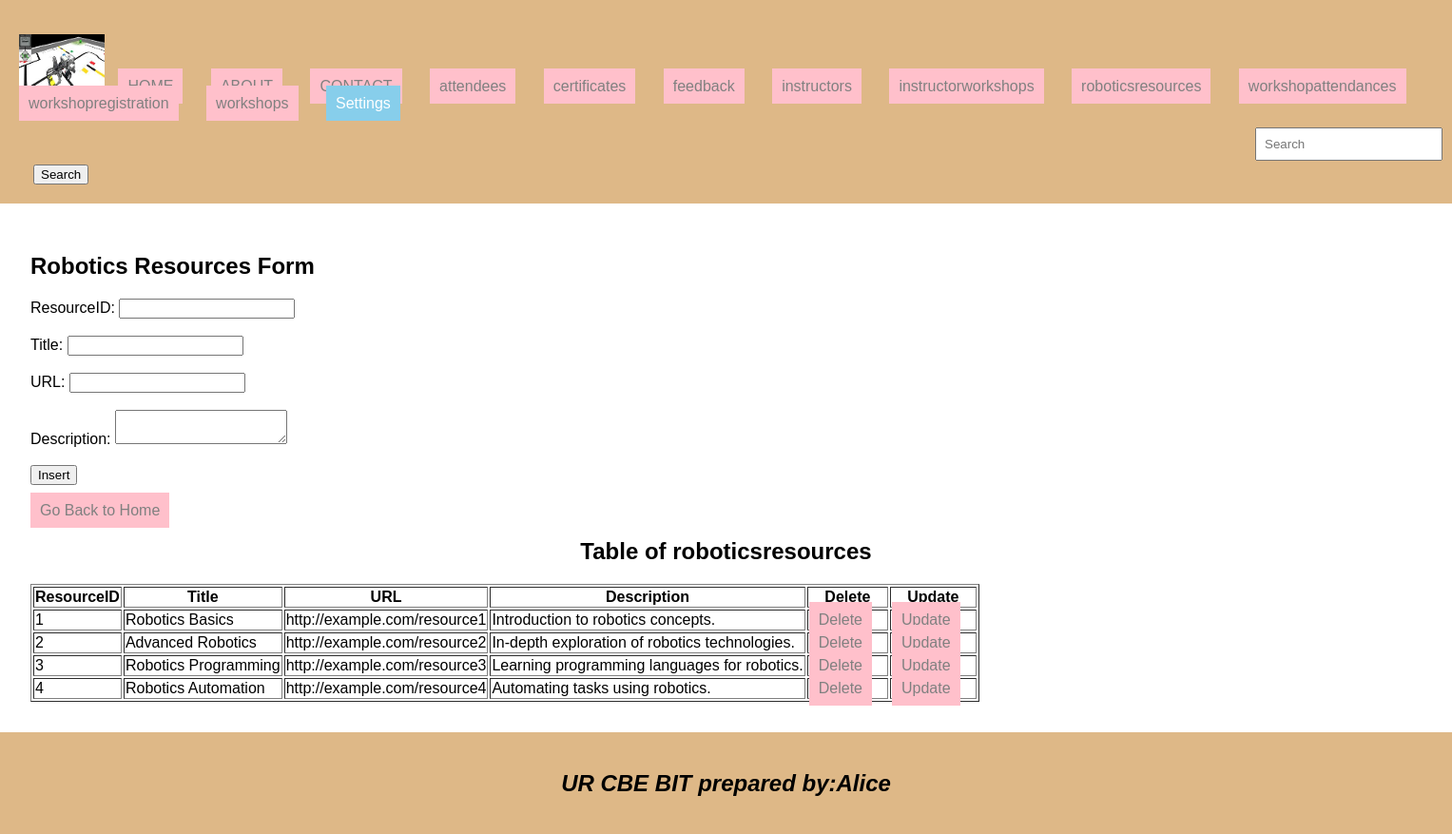
Page /roboticsresources.php on the committed database.
### tables this page shows
CREATE TABLE `roboticsresources` (
  `ResourceID` int(11) NOT NULL,
  `Title` varchar(255) NOT NULL,
  `URL` varchar(255) NOT NULL,
  `Description` text DEFAULT NULL
);

### roboticsresources.php (the view, shortened to what this page needs)
<!DOCTYPE html>
<html lang="en">
<head>
    <link rel="stylesheet" type="text/css" href="style.css" title="style 1" media="screen, tv, projection, handheld, print"/>
</head>
<body>
<header>
     <ul style="list-style-type: none; padding: 0;">
     <li style="display: inline; margin-right: 10px;">
    <img src="./images/images.jpeg" width="90" height="60" alt="Logo">
  </li>
    <li style="display: inline; margin-right: 10px;"><a href="./home.html">HOME</a>
  </li>
    <li style="display: inline; margin-right: 10px;"><a href="./about.html">ABOUT</a>
  </li>
    <li style="display: inline; margin-right: 10px;"><a href="./contact.html">CONTACT</a>
  </li>
    <li style="display: inline; margin-right: 10px;"><a href="./attendees.php">attendees</a>
  </li>
    <li style="display: inline; margin-right: 10px;"><a href="./certificates.php">certificates</a>
  </li>
    <li style="display: inline; margin-right: 10px;"><a href="./feedback.php">feedback</a>
  </li>
    <li style="display: inline; margin-right: 10px;"><a href="./instructors.php">instructors</a>
  </li>
    <li style="display: inline; margin-right: 10px;"><a href="./instructorworkshops.php">instructorworkshops</a>
  </li>
  <li style="display: inline; margin-right: 10px;"><a href="./roboticsresources.php">roboticsresources</a>
  </li>
  <li style="display: inline; margin-right: 10px;"><a href="./workshopattendances.php">workshopattendances</a>
  </li>
  <li style="display: inline; margin-right: 10px;"><a href="./workshopregistration.php">workshopregistration</a>
  </li>
  <li style="display: inline; margin-right: 10px;"><a href="./workshops.php">workshops</a>
  </li>
    <li class="dropdown" style="display: inline; margin-right: 10px;">
      <a href="#" style="padding: 10px; color: white; background-color: skyblue; text-decoration: none; margin-right: 15px;">Settings</a>
        </li>
    </ul>
    <form class="d-flex" role="search" action="search.php">
        <input class="form-control me-2" type="search" placeholder="Search" aria-label="Search" name="query">
        <button class="btn btn-outline-success" type="submit">Search</button>
    </form>
</header>
<section>
    <h1>Robotics Resources Form</h1>
<form method="post" onsubmit="return confirmInsert();">
    <label for="ResourceID">ResourceID:</label>
    <input type="number" id="ResourceID" name="ResourceID" required><br><br>
    <label for="Title">Title:</label>
    <input type="text" id="Title" name="Title" required><br><br>
    <label for="URL">URL:</label>
    <input type="url" id="URL" name="URL" required><br><br>
    <label for="Description">Description:</label>
    <textarea id="Description" name="Description" required></textarea><br><br>
    <input type="submit" name="insert" value="Insert"><br><br>
</form>
<a href="./home.html">Go Back to Home</a>
<center><h2>Table of roboticsresources</h2></center>
<table border="1">
    <tr>
        <th>ResourceID</th>
        <th>Title</th>
        <th>URL</th>
        <th>Description</th>
        <th>Delete</th>
        <th>Update</th>
    </tr>
    <?php
    include('database_connection.php');
    $stmt = $connection->prepare("SELECT * FROM roboticsresources");
    $stmt->execute();
    $result = $stmt->get_result();
    if ($result->num_rows > 0) {
        while ($row = $result->fetch_assoc()) {
            $resourceID = $row["ResourceID"];
            echo "<tr>
                <td>" . $row["ResourceID"] . "</td>
                <td>" . $row["Title"] . "</td>
                <td>" . $row["URL"] . "</td>
                <td>" . $row["Description"] . "</td>
                <td><a href='delete_roboticsresources.php?ResourceID=$resourceID'>Delete</a></td>
                <td><a href='update_roboticsresources.php?ResourceID=$resourceID'>Update</a></td>
            </tr>";
        }
    } else {
        echo "<tr><td colspan='6'>No data found</td></tr>";
    }
    ?>
</table>
</section>
<footer>
    <center>
        <b><h2><i>UR CBE BIT  prepared by:Alice</i></h2></b>
    </center>
</footer>
</body>
</html>

### style.css (style rules this page uses)
body { font-family: Arial, sans-serif; margin: 0; padding: 0; }
header { background-color:burlywood; padding: 20px; }
footer { background-color:burlywood; padding: 20px; }
.dropdown { position: relative; display: inline; margin-right: 10px; }

### roboticsresources.php (style rules this page uses)
a { padding: 10px; color: white; background-color: pink; text-decoration: none; margin-right: 15px; }
a:link { color: grey; }
button.btn { margin-left: 15px; margin-top: 4px; }
input.form-control { margin-left: 1300px; padding: 8px; }
section { padding:32px; }
footer { background-color:burlywood; padding: 20px; }

### rows in the picture
roboticsresources: ResourceID "1", Title "Robotics Basics", URL "http://example.com/resource1", Description "Introduction to robotics concepts."
roboticsresources: ResourceID "2", Title "Advanced Robotics", URL "http://example.com/resource2", Description "In-depth exploration of robotics technologies."
roboticsresources: ResourceID "3", Title "Robotics Programming", URL "http://example.com/resource3", Description "Learning programming languages for robotics."
roboticsresources: ResourceID "4", Title "Robotics Automation", URL "http://example.com/resource4", Description "Automating tasks using robotics."
